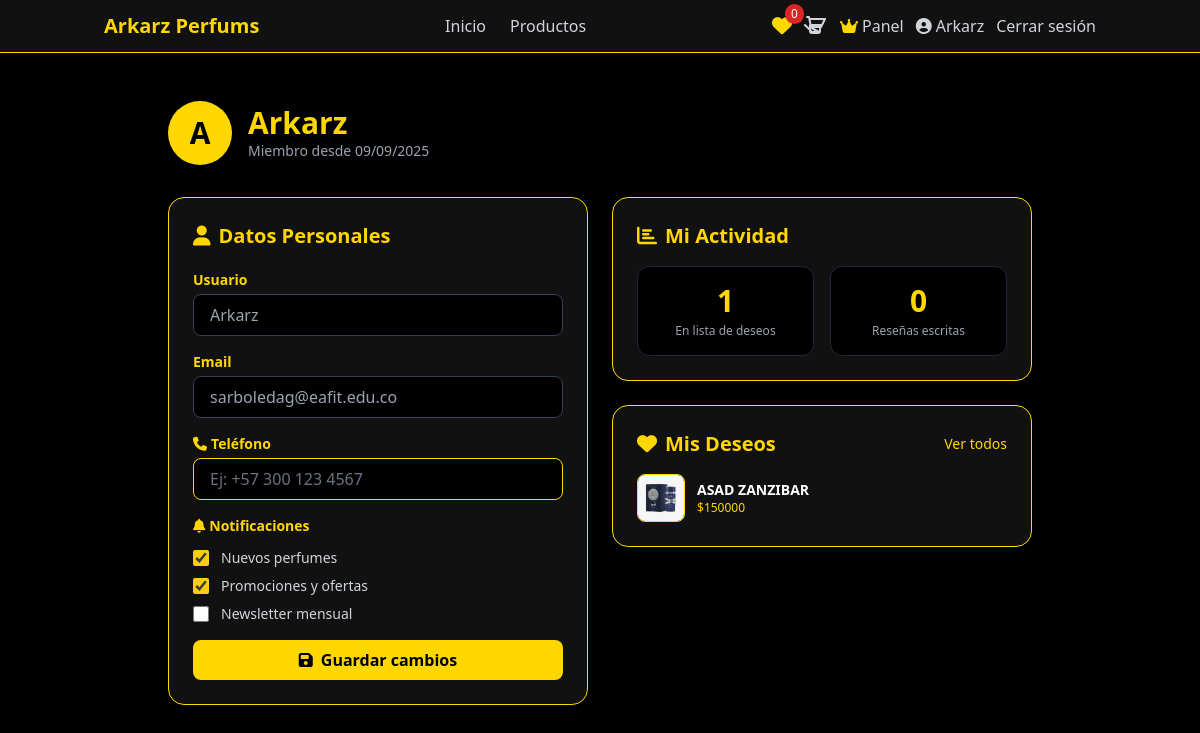
/usuarios/perfil/ (signed in), run on an earlier commit of the app's database.
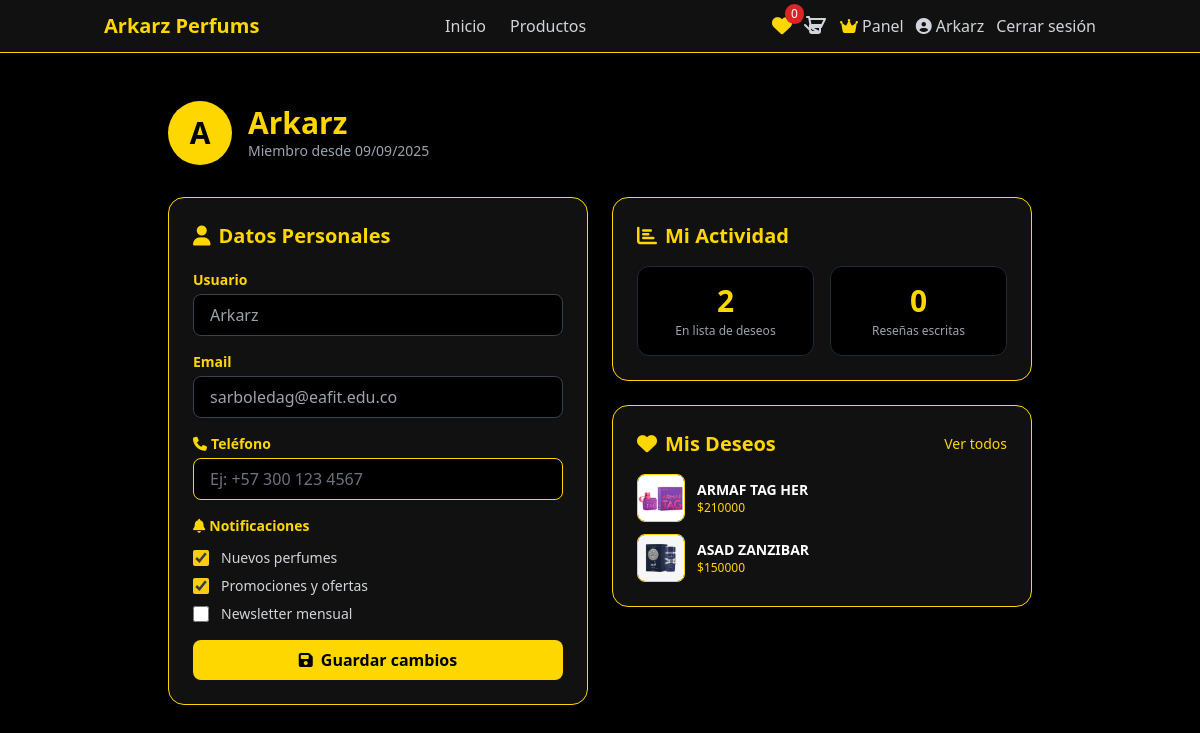
And on a later commit of the database.
### perfumes/models.py (models this page shows, shortened)
class ListaDeseos(models.Model):
    usuario = models.ForeignKey(
        settings.AUTH_USER_MODEL,
        on_delete=models.CASCADE,
        related_name='lista_deseos'
    )
    perfume = models.ForeignKey(
        Perfume,
        on_delete=models.CASCADE,
        related_name='en_listas_deseos'
    )
    fecha_agregado = models.DateTimeField(auto_now_add=True)
    class Meta:
        verbose_name = "Lista de Deseos"
        verbose_name_plural = "Listas de Deseos"
        unique_together = ('usuario', 'perfume')  # Un usuario no puede agregar el mismo producto 2 veces
        ordering = ['-fecha_agregado']

class Perfume(models.Model):
    SEXO_CHOICES = [
        ('H', 'Hombre'),
        ('M', 'Mujer'),
        ('U', 'Unisex'),
    ]
    TAMAÑO_CHOICES = [
        ('30ml', '30ml'),
        ('50ml', '50ml'),
        ('100ml', '100ml'),
        ('150ml', '150ml'),
    ]
    nombre = models.CharField(max_length=200)
    marca = models.ForeignKey(Marca, on_delete=models.CASCADE, related_name='perfumes')
    sexo = models.CharField(max_length=1, choices=SEXO_CHOICES)
    tamaño = models.CharField(max_length=10, choices=TAMAÑO_CHOICES, default='100ml')
    precio = models.DecimalField(max_digits=10, decimal_places=0)
    descripcion = models.TextField(blank=True)
    imagen = models.ImageField(upload_to='perfumes/')
    stock = models.PositiveIntegerField(default=0)
    activo = models.BooleanField(default=True)
    destacado = models.BooleanField(default=False)
    fecha_creacion = models.DateTimeField(auto_now_add=True)
    fecha_actualizacion = models.DateTimeField(auto_now=True)
    class Meta:
        ordering = ['-fecha_creacion']
        verbose_name = 'Perfume'
        verbose_name_plural = 'Perfumes'

### usuarios/views.py (the view, shortened to what this page needs)
# urls.py: path('perfil/', views.perfil, name='perfil'),
@login_required
def perfil(request):
    perfil_usuario, _ = PerfilUsuario.objects.get_or_create(user=request.user)
    deseos = ListaDeseos.objects.filter(usuario=request.user).select_related('perfume')
    calificaciones = Calificacion.objects.filter(usuario=request.user).select_related('perfume').order_by('-fecha')[:5]
    context = {
        'perfil': perfil_usuario,
        'deseos': deseos,
        'calificaciones': calificaciones,
        'titulo': 'Mi Perfil - Arkarz Perfums'
    }
    return render(request, 'usuarios/perfil.html', context)

### usuarios/templates/usuarios/perfil.html (shortened to what the changed rows need)
{% extends "base.html" %}
{% block content %}
<div class="container mx-auto px-4 py-12 max-w-4xl">
    <div class="fade-in mb-8 flex items-center gap-4">
        <div>
            <h1 class="text-3xl font-bold text-gold">{{ user.username }}</h1>
        </div>
    </div>
    <div class="grid grid-cols-1 md:grid-cols-2 gap-6">
        <div class="fade-in bg-darker border border-gold rounded-2xl p-6">
            <h2 class="text-xl font-bold text-gold mb-5">
                <i class="fas fa-user mr-2"></i>Datos Personales
            </h2>
        </div>
        <div class="space-y-6">
            <div class="fade-in bg-darker border border-gold rounded-2xl p-6">
                <h2 class="text-xl font-bold text-gold mb-4">
                    <i class="fas fa-chart-bar mr-2"></i>Mi Actividad
                </h2>
                <div class="grid grid-cols-2 gap-4">
                    <div class="bg-black rounded-xl p-4 text-center border border-gray-800">
                        <p class="text-3xl font-bold text-gold">{{ deseos.count }}</p>
                        <p class="text-gray-400 text-xs mt-1">En lista de deseos</p>
                    </div>
                </div>
            </div>
            <div class="fade-in bg-darker border border-gold rounded-2xl p-6">
                <div class="flex justify-between items-center mb-4">
                    <h2 class="text-xl font-bold text-gold">
                        <i class="fas fa-heart mr-2"></i>Mis Deseos
                    </h2>
                </div>
                {% if deseos %}
                <div class="space-y-3">
                    {% for item in deseos|slice:":3" %}
                    <div class="flex items-center gap-3">
                        {% if item.perfume.imagen %}
                            <img src="{{ item.perfume.imagen.url }}" alt="{{ item.perfume.nombre }}"
                                 class="w-12 h-12 object-cover rounded-lg border border-gold">
                        {% else %}
                            <div class="w-12 h-12 bg-black rounded-lg border border-gold flex items-center justify-center">
                                <i class="fas fa-spray-can text-gold"></i>
                            </div>
                        {% endif %}
                        <div class="flex-1">
                            <p class="text-white text-sm font-semibold">{{ item.perfume.nombre }}</p>
                            <p class="text-gold text-xs">${{ item.perfume.precio|floatformat:0 }}</p>
                        </div>
                    </div>
                    {% endfor %}
                </div>
                {% else %}
                <p class="text-gray-500 text-sm text-center py-4">Aún no tienes productos en tu lista</p>
                {% endif %}
            </div>
        </div>
    </div>
</div>
{% endblock %}

What changed in the data, as far as the page shows it:
added ListaDeseos: perfume.imagen (picture), perfume.nombre "ARMAF TAG HER", perfume.precio "210000"
Also different on the page:
{{ deseos.count }}: "1" → "2"
